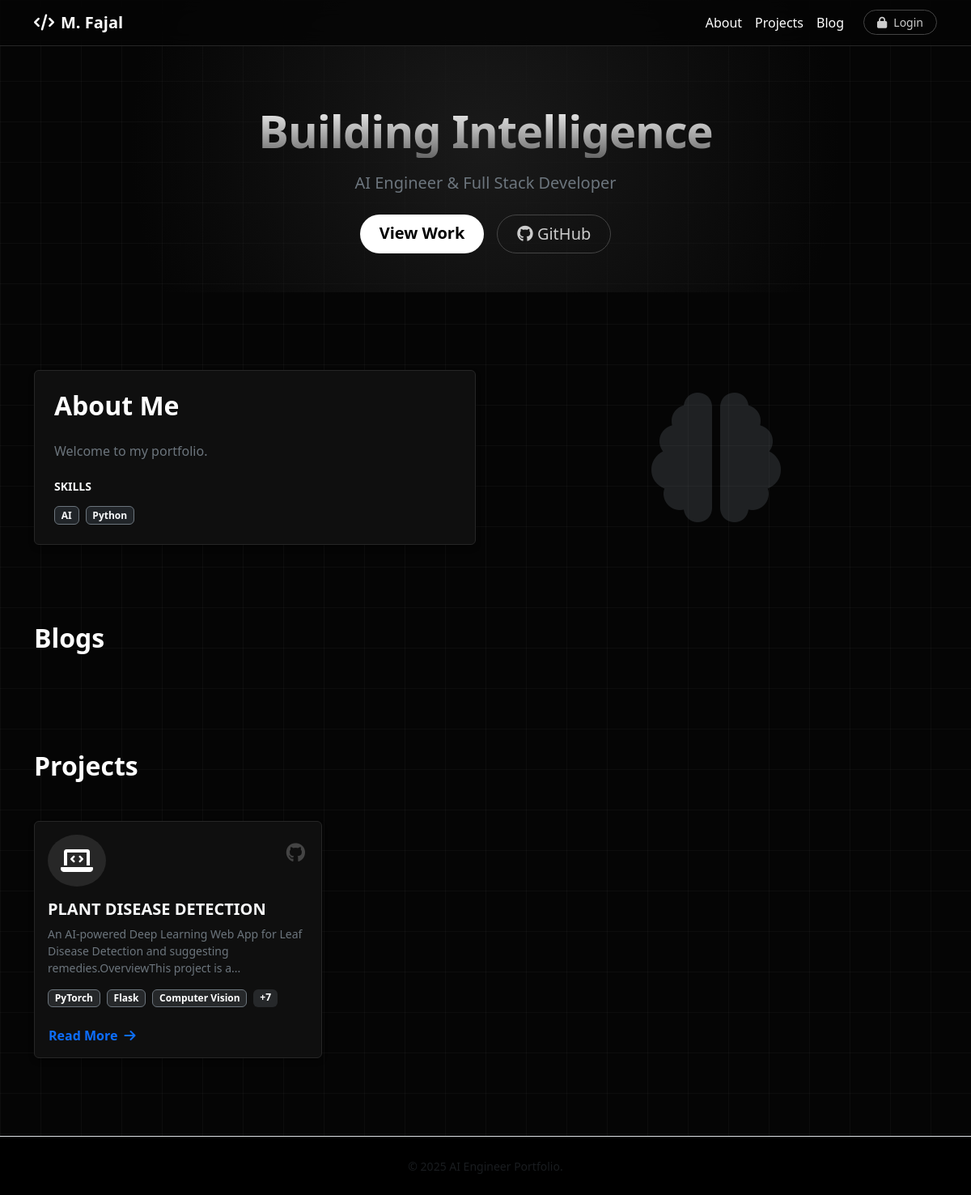
Before: / with the older database file.
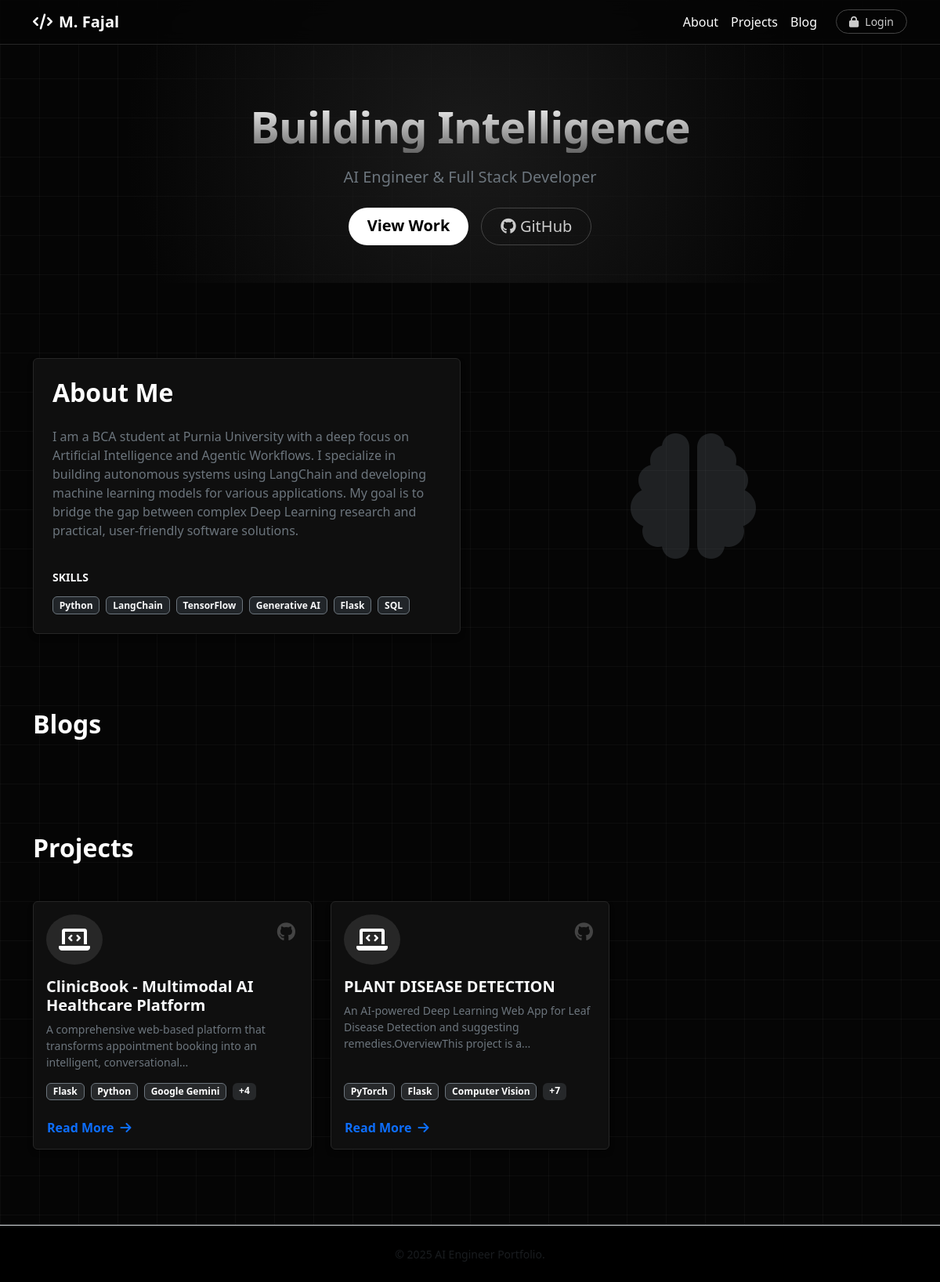
After: the same page with the newer database file.
### tables this page shows
CREATE TABLE projects (
        id INTEGER PRIMARY KEY AUTOINCREMENT,
        title TEXT NOT NULL,
        description TEXT NOT NULL,
        tech_stack TEXT,
        link TEXT,
        created_at TIMESTAMP DEFAULT CURRENT_TIMESTAMP
    );

CREATE TABLE profile (
        id INTEGER PRIMARY KEY AUTOINCREMENT,
        bio TEXT NOT NULL,
        skills TEXT,
        updated_at TIMESTAMP DEFAULT CURRENT_TIMESTAMP
    );

### app.py (the view)
@app.route('/')
def home():
    conn = get_db_connection()
    blogs = conn.execute("SELECT * FROM blogs ORDER BY created_at DESC").fetchall()
    projects = conn.execute("SELECT * FROM projects ORDER BY created_at DESC").fetchall()
    profile = conn.execute("SELECT * FROM profile ORDER BY id DESC LIMIT 1").fetchone()
    conn.close()
    if not profile:
        profile = {"bio": "Welcome to my portfolio.", "skills": "AI, Python"}
    return render_template('index.html', blogs=blogs, projects=projects, profile=profile)

### src/db.py (called while the page is built)
def get_db_connection():
    conn = sqlite3.connect(DB_PATH)
    conn.row_factory = sqlite3.Row
    return conn

### templates/index.html (shortened to what this page needs)
{% extends "base.html" %}
{% block content %}
<header class="hero-section d-flex align-items-center mb-5">
    <div class="container text-center py-5">
        <h1 class="display-4 fw-bold mb-3 hero-title">Building Intelligence</h1>
        <p class="lead mb-4 text-secondary">AI Engineer & Full Stack Developer</p>
        <div class="d-flex justify-content-center gap-3">
            <a href="#projects" class="btn btn-light btn-lg rounded-pill px-4 fw-bold">View Work</a>
            <a href="https://github.com/Mfaj-cod/" target="_blank" class="btn btn-outline-light btn-lg rounded-pill px-4"><i class="fab fa-github"></i> GitHub</a>
        </div>
    </div>
</header>
<section id="about" class="py-5">
    <div class="container">
        <div class="row align-items-center">
            <div class="col-md-6 mb-4 mb-md-0">
                <div class="card card-dark border-0 p-4 h-100">
                    <h2 class="fw-bold section-title mb-4">About Me</h2>
                    <div class="text-secondary lead fs-6">
                        {{ profile.bio | safe }}
                    </div>
                    <div class="mt-4">
                        <h6 class="text-uppercase small fw-bold text-light mb-3">Skills</h6>
                        <div class="d-flex flex-wrap gap-2">
                            {% if profile.skills %}
                                {% for skill in profile.skills.split(',') %}
                                <span class="badge bg-dark border border-secondary text-light">{{ skill.strip() }}</span>
                                {% endfor %}
                            {% endif %}
                        </div>
                    </div>
                </div>
            </div>
            <div class="col-md-6 text-center">
                <i class="fas fa-brain fa-10x text-secondary opacity-25"></i>
            </div>
        </div>
    </div>
</section>
<section id="blog" class="py-5">
    <div class="container">
        <h2 class="fw-bold section-title mb-5">Blogs</h2>
    </div>
</section>
<section id="projects" class="py-5">
    <div class="container">
        <h2 class="fw-bold section-title mb-5">Projects</h2>
        <div class="row g-4">
            {% for project in projects %}
            <div class="col-md-4">
                <div class="card card-dark h-100 border-0 hover-card position-relative">
                    <a href="{{ project.link if project.link else 'https://github.com/Mfaj-cod/' }}" target="_blank" class="project-github-link" title="View Source Code">
                        <i class="fab fa-github"></i>
                    </a>
                    <div class="card-body">
                        <div class="d-flex justify-content-between align-items-start mb-3">
                            <div class="rounded-circle bg-white bg-opacity-10 p-3 d-inline-flex">
                                <i class="fas fa-laptop-code fa-2x text-main"></i>
                            </div>
                        </div>
                        <h5 class="card-title fw-bold text-light">{{ project.title }}</h5>
                        <div class="card-text text-secondary small text-truncate-3">
                            {{ project.description | striptags | truncate(120) }}
                        </div>
                    </div>
                    <div class="card-footer border-0 pt-0 bg-transparent">
                        <div class="mb-3 d-flex flex-wrap gap-2">
                            {% if project.tech_stack %}
                                {% for tech in project.tech_stack.split(',')[:3] %}
                                <span class="badge bg-secondary bg-opacity-25 border border-secondary">{{ tech.strip() }}</span>
                                {% endfor %}
                                {% if project.tech_stack.split(',')|length > 3 %}
                                <span class="badge bg-secondary bg-opacity-25">+{{ project.tech_stack.split(',')|length - 3 }}</span>
                                {% endif %}
                            {% endif %}
                        </div>
                        <button class="btn btn-link px-0 text-main fw-bold text-decoration-none" data-bs-toggle="modal" data-bs-target="#projectModal{{ project.id }}">
                            Read More <i class="fas fa-arrow-right ms-1"></i>
                        </button>
                    </div>
                </div>
            </div>
            {% else %}
            <div class="col-12 text-center text-muted">
                <p>No projects found. Ask the Agent to add one!</p>
            </div>
            {% endfor %}
        </div>
    </div>
</section>
{% endblock %}

### templates/base.html (shortened to what this page needs)
<!DOCTYPE html>
<html lang="en">
<head>
    <link href="https://cdn.jsdelivr.net/npm/bootstrap@5.3.0/dist/css/bootstrap.min.css" rel="stylesheet">
    <link rel="stylesheet" href="https://cdnjs.cloudflare.com/ajax/libs/font-awesome/6.0.0/css/all.min.css">
    <link rel="stylesheet" href="{{ url_for('static', filename='style.css') }}">
</head>
<body class="dark-mode">
    <nav class="navbar navbar-expand-lg navbar-dark fixed-top border-bottom">
        <div class="container">
            <a class="navbar-brand fw-bold" href="/">
                <i class="fas fa-code me-2"></i>M. Fajal
            </a>
            <div class="collapse navbar-collapse" id="navbarNav">
                <ul class="navbar-nav ms-auto">
                    <li class="nav-item"><a class="nav-link" href="/#about">About</a></li>
                    <li class="nav-item"><a class="nav-link" href="/#projects">Projects</a></li>
                    <li class="nav-item"><a class="nav-link" href="/#blog">Blog</a></li>
                    <li class="nav-item ms-3 mt-1">
                        {% if session.get('logged_in') %}
                            <a class="btn btn-outline-light btn-sm rounded-pill px-3 me-2" href="/admin">
                                <i class="fas fa-tools"></i> Admin
                            </a>
                            <a class="btn btn-danger btn-sm rounded-pill px-3" href="/logout">
                                <i class="fas fa-sign-out-alt"></i> Logout
                            </a>
                        {% else %}
                            <a class="btn btn-outline-light btn-sm rounded-pill px-3" href="/login">
                                <i class="fas fa-lock me-2"></i>Login
                            </a>
                        {% endif %}
                    </li>
                </ul>
            </div>
        </div>
    </nav>
    <main>
        {% block content %}{% endblock %}
    </main>
    <footer class="py-4 mt-5 border-top">
        <div class="container text-center text-muted">
            <small>&copy; 2025 AI Engineer Portfolio.</small>
        </div>
    </footer>
</body>
</html>

### static/style.css (style rules this page uses)
:root { --bg-body: #050505; --bg-card: #0f0f0f; --bg-card-hover: #141414; --text-main: #ffffff; --text-muted: #a0a0a0; --border-color: #262626; --accent-glow: rgba(255, 255, 255, 0.08); }
body { background-color: var(--bg-body); color: var(--text-main); font-family: 'Segoe UI', Tahoma, Geneva, Verdana, sans-serif; min-height: 100vh; background-image: linear-gradient(rgba(255, 255, 255, 0.03) 1px, transparent 1px), linear-gradient(90deg, rgba(255, 255, 255, 0.03) 1px, transparent 1px); background-size: 50px 50px; }
.navbar { background: rgba(5, 5, 5, 0.85) !important; backdrop-filter: blur(12px); border-bottom: 1px solid var(--border-color) !important; }
.navbar-brand, .nav-link { color: var(--text-main) !important; }
.hero-section { background: radial-gradient(circle at center, #1a1a1a 0%, transparent 70%); padding-top: 80px; }
.hero-title { background: linear-gradient(180deg, #ffffff 0%, #666666 100%); -webkit-background-clip: text; -webkit-text-fill-color: transparent; letter-spacing: -1px; }
.card-dark, .modal-content { background-color: var(--bg-card) !important; border: 1px solid var(--border-color) !important; color: var(--text-main); box-shadow: 0 4px 6px rgba(0,0,0,0.3); transition: transform 0.3s ease, border-color 0.3s ease; }
::placeholder { color: #555 !important; }
.btn-light { background: #ffffff; color: #000; border: none; }
.btn-outline-light { border-color: #444; color: #ccc; }
.project-github-link { position: absolute; top: 20px; right: 20px; color: #444; font-size: 1.5rem; transition: all 0.3s ease; z-index: 10; }
footer { background: #000; border-top: 1px solid var(--border-color) !important; color: #555 !important; }

Changed rows visible on the page:
added profile: bio "I am a BCA student at Purnia University with a deep focus on Artificial Intelligence and Agentic Workflows. I specialize in building autonomous systems using LangChain and developing machine learning models for various applications. My goal is to bridge the gap between complex Deep Learning research and practical, user-friendly software solutions."
added projects: title "ClinicBook - Multimodal AI Healthcare Platform", description "A comprehensive web-based platform that transforms appointment booking into an intelligent, conversational...", strip "Flask" "Python" "Google Gemini", tech_stack.split|length "4"
Other visible differences:
{{ profile.bio | safe }}: "Welcome to my portfolio." → (not shown)
new list line: "LangChain"
new list line: "TensorFlow"
new list line: "Generative AI"
new list line: "Flask"
new list line: "SQL"
list line gone: "AI"
